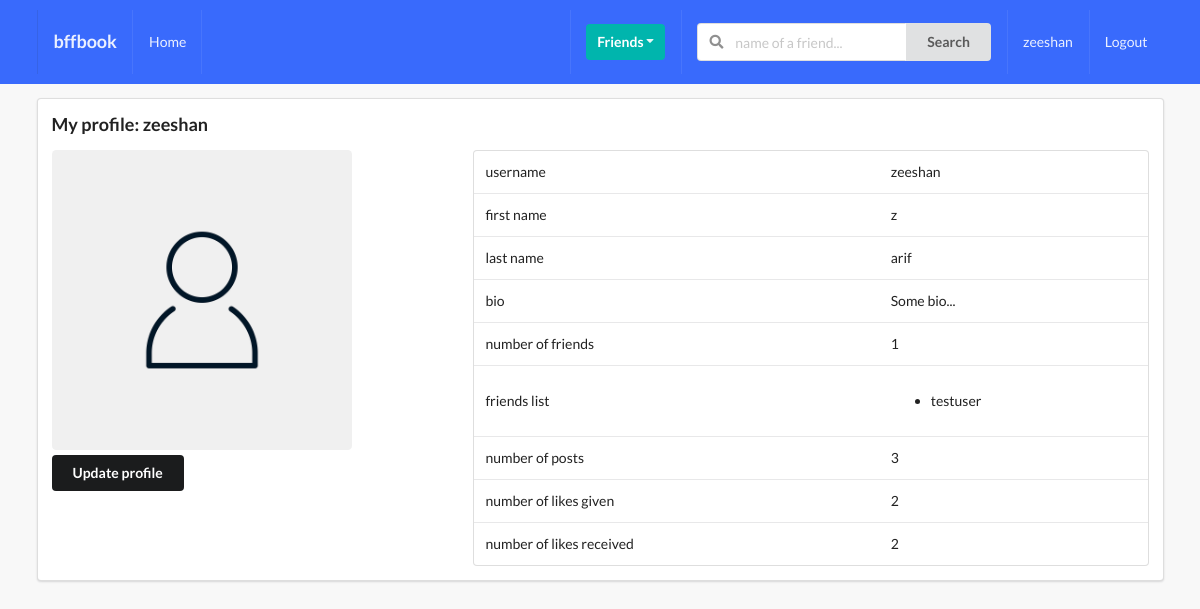
Screenshot of /profiles/myprofile/ (signed in) with the database file from the repository.
### profiles/models.py (models this page shows, shortened)
class Profile(models.Model):
    first_name = models.CharField(max_length=200, blank=True)
    last_name = models.CharField(max_length=200, blank=True)
    user = models.OneToOneField(User, on_delete=models.CASCADE)
    bio = models.TextField(default="No bio ...", max_length=300)
    email = models.EmailField(max_length=200, blank=True)
    country = models.CharField(max_length=200, blank=True)
    avatar = models.ImageField(default='avatar.png', upload_to='avatars/')
    friends = models.ManyToManyField(User, blank=True, related_name='friends')
    slug = models.SlugField(unique=True, blank=True)
    updated = models.DateTimeField(auto_now=True)
    created = models.DateTimeField(auto_now_add=True)
    def get_friends(self):
        return self.friends.all()
    def get_friends_no(self):
        return self.friends.all().count()
    def get_posts_num(self):
        return self.posts.all().count()
    def get_likes_given_num(self):
        likes = self.like_set.all()
        total_liked = 0
        for item in likes:
            if item.value == 'Like':
                total_liked += 1
        return total_liked
    def get_likes_received_num(self):
        posts = self.posts.all()
        total_liked = 0
        for item in posts:
            total_liked += item.liked.all().count()
        return total_liked

### posts/models.py (models this page shows, shortened)
class Like(models.Model):
    user = models.ForeignKey(Profile, on_delete=models.CASCADE)
    post = models.ForeignKey(Post, on_delete=models.CASCADE)
    value = models.CharField(choices=LIKE_CHOICES, max_length=8)
    updated = models.DateTimeField(auto_now=True)
    created = models.DateTimeField(auto_now_add=True)

class Post(models.Model):
    content = models.TextField()
    image = models.ImageField(upload_to='posts', validators=[FileExtensionValidator(['png', 'jpg', 'jpeg'])], blank=True)
    liked = models.ManyToManyField(Profile, blank=True, related_name='likes')
    updated = models.DateTimeField(auto_now=True)
    created = models.DateTimeField(auto_now_add=True)
    author = models.ForeignKey(Profile, on_delete=models.CASCADE, related_name='posts')
    class Meta:
        ordering = ('-created',)

### profiles/views.py (the view)
# urls.py: path('myprofile/', my_profile_view, name='my-profile-view')
def my_profile_view(request):
    profile = Profile.objects.get(user=request.user)
    form = ProfileModelForm(request.POST or None, request.FILES or None, instance=profile)
    confirm = False
    if request.method == 'POST':
        if form.is_valid():
            form.save()
            confirm = True
    context = {
        'profile': profile,
        'form': form,
        'confirm': confirm,
    }
    return render(request, 'profiles/myprofile.html', context)

### profiles/forms.py
class ProfileModelForm(forms.ModelForm):
    class Meta:
        model = Profile
        fields = ('first_name', 'last_name', 'bio', 'avatar')

### profiles/templates/profiles/myprofile.html (shortened to what this page needs)
{% extends 'base.html' %}
{% block content %}
    <div class="ui segment">
        <h3>My profile: {{request.user}}</h3>
        <div class="ui grid">
            <div class="row">
                <div class="six wide column">
                    <img class="ui medium rounded image" src={{profile.avatar.url}}>
                    <div class="row mt-5">
                        <button class="ui secondary button" id="modal-btn">Update profile</button>
                    </div>
                </div>
                <div class="ten wide column">
                    <table class="ui table">
                        <tbody>
                            <tr>
                                <td>username</td>
                                <td>{{profile.user}}</td>
                            </tr>
                            <tr>
                                <td>first name</td>
                                <td>{{profile.first_name}}</td>
                            </tr>
                            <tr>
                                <td>last name</td>
                                <td>{{profile.last_name}}</td>
                            </tr>
                            <tr>
                                <td>bio</td>
                                <td>{{profile.bio}}</td>
                            </tr>
                            <tr>
                                <td>number of friends</td>
                                <td>{{profile.get_friends_no}}</td>
                            </tr>
                            <tr>
                                <td>friends list</td>
                                <td>
                                    <ul>
                                        {% for friend in profile.get_friends %}
                                            <li>{{friend}}</li>
                                        {% endfor %}
                                    </ul>
                                </td>
                            </tr>
                            <tr>
                                <td>number of posts</td>
                                <td>{{profile.get_posts_num}}</td>
                            </tr>
                            <tr>
                                <td>number of likes given</td>
                                <td>{{profile.get_likes_given_num}}</td>
                            </tr>
                            <tr>
                                <td>number of likes received</td>
                                <td>{{profile.get_likes_received_num}}</td>
                            </tr>
                        </tbody>
                    </table>
                </div>
            </div>
        </div>
    </div>
{% endblock content %}

### templates/main/navbar.html (shortened to what this page needs)
<div class="ui inverted menu nav mb-7">
    <div class="ui container">
      <a href="" class="item">
          <h3>bffbook</h3>
      </a>
      {% if request.user.is_authenticated %}
      <a href="" class="item">
          Home
      </a>
      {% endif %}
      <div class="right menu">
          {% if request.user.is_authenticated %}
          <div class="item">
              <div class="ui floating dropdown icon button teal"> Friends
                  <i class="dropdown icon"></i>
               </div>
          </div>
               <div class="item">
                <form action="" method="GET">
                  <div class="ui action left icon input">
                  <input class="prompt" type="text" name='q' placeholder="name of a friend...">
                  <button type='submit' class="ui button">Search</button>
                  </div>
              </form>
              </div>
              <a href="" class="item">
                   {{ request.user }}
              </a>
              <a href="" class="ui item">
                  Logout
              </a>
          {% else %}
          <a href="" class="ui item">
                  Login
              </a>
          {% endif %}
      </div>
    </div>
  </div>

### static_project/style.css (style rules this page uses)
body { background: #f8f8f8 !important; }
.nav { border-radius: 0px !important; padding: 10px 0 10px 0 !important; background-color: #396afc !important; }
.mb-7 { margin-bottom: 7px !important; }
.mt-5 { margin-top: 5px !important; }

### rows the page displays
Profile: avatar (placeholder picture), user "zeeshan", first_name "z", last_name "arif", bio "Some bio...", get_friends_no "1", get_posts_num "3", get_likes_given_num "2", get_likes_received_num "2"

### other values shown
{{ request.user }} "zeeshan"
{{ friend }} "testuser"
